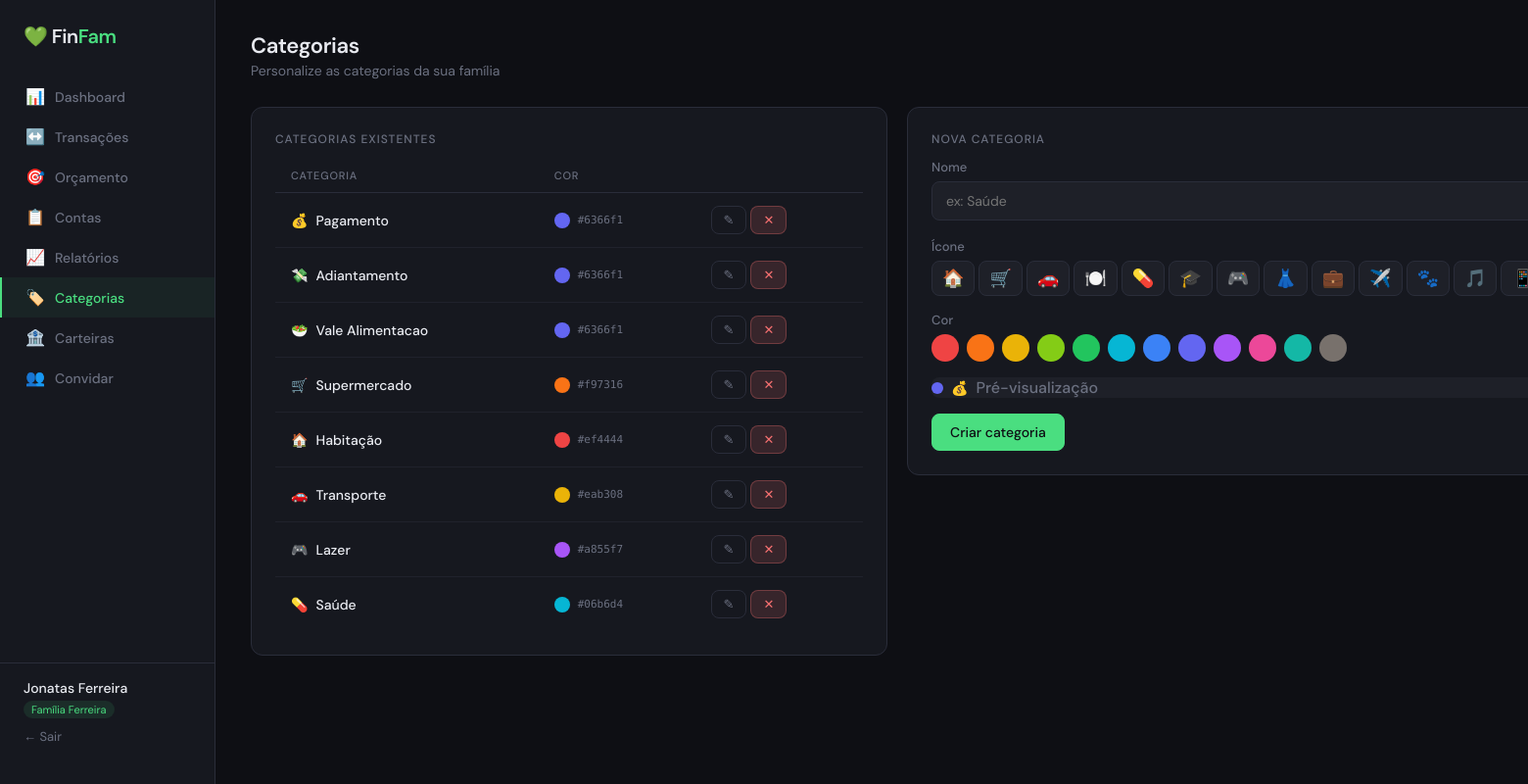
Page /categories (signed in) on the committed database.
### app/models.py (models this page shows, shortened)
class User(UserMixin, db.Model):
    __tablename__ = 'users'
    id = db.Column(db.Integer, primary_key=True)
    name = db.Column(db.String(100), nullable=False)
    email = db.Column(db.String(150), unique=True, nullable=False)
    password_hash = db.Column(db.String(256), nullable=False)
    role = db.Column(db.String(10), default='member')  # 'admin' or 'member'
    family_id = db.Column(db.Integer, db.ForeignKey('families.id'), nullable=True)
    created_at = db.Column(db.DateTime, default=datetime.utcnow)
    family = db.relationship('Family', back_populates='members')
    transactions = db.relationship('Transaction', back_populates='user')
    bills = db.relationship('Bill', back_populates='user')
    @property
    def is_admin(self):
        return self.role == 'admin'

class Family(db.Model):
    __tablename__ = 'families'
    id = db.Column(db.Integer, primary_key=True)
    name = db.Column(db.String(100), nullable=False)
    invite_token = db.Column(db.String(64), unique=True, default=lambda: secrets.token_urlsafe(32))
    created_at = db.Column(db.DateTime, default=datetime.utcnow)
    members = db.relationship('User', back_populates='family')
    categories = db.relationship('Category', back_populates='family')
    transactions = db.relationship('Transaction', back_populates='family')
    budgets = db.relationship('Budget', back_populates='family')
    bills = db.relationship('Bill', back_populates='family')
    bank_accounts = db.relationship('BankAccount', back_populates='family')

class Category(db.Model):
    __tablename__ = 'categories'
    id = db.Column(db.Integer, primary_key=True)
    name = db.Column(db.String(80), nullable=False)
    icon = db.Column(db.String(10), default='💰')
    color = db.Column(db.String(7), default='#6366f1')
    family_id = db.Column(db.Integer, db.ForeignKey('families.id'), nullable=False)
    family = db.relationship('Family', back_populates='categories')
    transactions = db.relationship('Transaction', back_populates='category')
    budgets = db.relationship('Budget', back_populates='category')

### app/routes/categories.py (the view)
@categories_bp.route('/categories')
@login_required
def index():
    categories = Category.query.filter_by(family_id=current_user.family_id).all()
    return render_template('categories/index.html', categories=categories,
                           preset_colors=PRESET_COLORS, preset_icons=PRESET_ICONS)

### app/templates/categories/index.html (shortened to what this page needs)
{% extends 'base.html' %}
{% block content %}
<div class="page-header">
  <div>
    <h1 class="page-title">Categorias</h1>
    <div class="page-subtitle">Personalize as categorias da sua família</div>
  </div>
</div>
<div class="grid-2" style="align-items:start;">
  <section class="card" aria-label="Categorias existentes">
    <h2 class="card-title">Categorias existentes</h2>
    {% if categories %}
    <div class="table-responsive">
      <table class="table">
        <thead>
          <tr>
            <th scope="col">Categoria</th>
            <th scope="col">Cor</th>
            <th scope="col"><span class="sr-only">Ações</span></th>
          </tr>
        </thead>
        <tbody>
          {% for cat in categories %}
          <tr>
            <td>
              <div class="flex items-center gap-2">
                <span class="text-base" aria-hidden="true">{{ cat.icon }}</span>
                <span class="font-medium">{{ cat.name }}</span>
              </div>
            </td>
            <td>
              <div class="flex items-center gap-2">
                <div class="cat-dot" style="background:{{ cat.color }};width:16px;height:16px;" aria-hidden="true">
                </div>
                <span class="mono text-xs text-muted">{{ cat.color }}</span>
              </div>
            </td>
            <td>
              <div class="flex gap-1 justify-end">
                <button type="button" class="btn btn-ghost btn-sm" aria-label="Editar {{ cat.name }}"
                  onclick="openEdit({{ cat.id }}, '{{ cat.name }}', '{{ cat.icon }}', '{{ cat.color }}')">✎</button>
                <form method="POST" action="{{ url_for('categories.delete', id=cat.id) }}"
                  data-confirm="Eliminar categoria? As transações associadas ficarão sem categoria.">
                  <button type="submit" class="btn btn-danger btn-sm" aria-label="Excluir {{ cat.name }}">✕</button>
                </form>
              </div>
            </td>
          </tr>
          {% endfor %}
        </tbody>
      </table>
    </div>
    {% else %}
    <div class="empty-state">
      <div class="icon" aria-hidden="true">🏷️</div>
      <p>Sem categorias</p>
    </div>
    {% endif %}
  </section>
  <section class="card" id="categoryFormCard" aria-labelledby="formTitle">
    <h2 class="card-title" id="formTitle">Nova categoria</h2>
    <form method="POST" id="categoryForm" action="{{ url_for('categories.new') }}">
      <div class="form-group">
        <label for="catName" class="form-label">Nome</label>
        <input type="text" name="name" id="catName" class="form-control" placeholder="ex: Saúde" required>
      </div>
      <fieldset class="form-group" style="padding:0;border:none;margin:0 0 16px 0;">
        <legend class="form-label">Ícone</legend>
        <div class="flex gap-1 flex-wrap mt-1">
          {% for icon in preset_icons %}
          <button type="button" class="icon-btn" aria-label="Selecionar ícone {{ icon }}" data-icon="{{ icon }}"
            onclick="selectIcon('{{ icon }}')">{{ icon }}</button>
          {% endfor %}
        </div>
      </fieldset>
      <fieldset class="form-group" style="padding:0;border:none;margin:0 0 16px 0;">
        <legend class="form-label">Cor</legend>
        <div class="flex gap-2 flex-wrap mt-1">
          {% for color in preset_colors %}
          <div role="button" tabindex="0" class="color-swatch" aria-label="Selecionar cor {{ color }}"
            style="background:{{ color }};" data-color="{{ color }}" onclick="selectColor('{{ color }}')"
            onkeydown="if(event.key==='Enter'||event.key===' ') selectColor('{{ color }}')"></div>
          {% endfor %}
        </div>
      </fieldset>
      <div class="flex items-center gap-2 p-3 mb-4" style="background:var(--surface2); border-radius:var(--radius-sm);"
        aria-hidden="true">
        <div id="previewDot" class="cat-dot" style="width:12px;height:12px;background:#6366f1;"></div>
        <span id="previewIcon" class="text-base text-center w-8">💰</span>
        <span id="previewName" class="font-medium text-muted">Pré-visualização</span>
      </div>
      <div class="flex gap-2">
        <button type="submit" class="btn btn-primary flex-1 justify-center" id="submitBtn">Criar categoria</button>
      </div>
    </form>
  </section>
</div>
{% endblock %}

### app/templates/base.html (shortened to what this page needs)
<!DOCTYPE html>
<html lang="pt">
<head>
  <link rel="stylesheet" href="{{ url_for('static', filename='css/style.css') }}">
</head>
<body hx-ext="preload">
  {% if current_user.is_authenticated %}
  <aside class="sidebar" id="sidebar" role="navigation" aria-label="Menu Principal">
    <div class="sidebar-logo" style="display:flex; justify-content:space-between; width:100%;">
      <div aria-hidden="true">💚 <span>Fin</span>Fam</div>
    </div>
    <nav class="sidebar-nav">
      <a href="{{ url_for('dashboard.index') }}"
        class="nav-item {% if request.endpoint == 'dashboard.index' %}active{% endif %}">
        <span class="icon" aria-hidden="true">📊</span> Dashboard
      </a>
      <a href="{{ url_for('transactions.index') }}"
        class="nav-item {% if 'transactions' in request.endpoint %}active{% endif %}">
        <span class="icon" aria-hidden="true">↔️</span> Transações
      </a>
      <a href="{{ url_for('budget.index') }}" class="nav-item {% if 'budget' in request.endpoint %}active{% endif %}">
        <span class="icon" aria-hidden="true">🎯</span> Orçamento
      </a>
      <a href="{{ url_for('bills.index') }}" class="nav-item {% if 'bills' in request.endpoint %}active{% endif %}">
        <span class="icon" aria-hidden="true">📋</span> Contas
      </a>
      <a href="{{ url_for('reports.index') }}" class="nav-item {% if 'reports' in request.endpoint %}active{% endif %}">
        <span class="icon" aria-hidden="true">📈</span> Relatórios
      </a>
      <a href="{{ url_for('categories.index') }}"
        class="nav-item {% if 'categories' in request.endpoint %}active{% endif %}">
        <span class="icon" aria-hidden="true">🏷️</span> Categorias
      </a>
      <a href="{{ url_for('accounts.index') }}"
        class="nav-item {% if 'accounts' in request.endpoint %}active{% endif %}">
        <span class="icon" aria-hidden="true">🏦</span> Carteiras
      </a>
      {% if current_user.is_admin %}
      <a href="{{ url_for('auth.invite') }}"
        class="nav-item {% if request.endpoint == 'auth.invite' %}active{% endif %}">
        <span class="icon" aria-hidden="true">👥</span> Convidar
      </a>
      {% endif %}
    </nav>
    <div class="sidebar-footer">
      <div class="user-name">{{ current_user.name }}</div>
      {% if current_user.family %}
      <span class="family-badge">{{ current_user.family.name }}</span>
      {% endif %}
      <a href="{{ url_for('auth.logout') }}" class="logout-link">← Sair</a>
    </div>
  </aside>
  {% endif %}
  <main class="main" id="main-content" >
    <div id="content-container">
      {% block content %}{% endblock %}
    </div>
  </main>
</body>
</html>

### app/templates/categories/index.html (style rules this page uses)
.color-swatch { width: 28px; height: 28px; border-radius: 50%; cursor: pointer; border: 2px solid transparent; transition: all 0.15s; flex-shrink: 0; }
.icon-btn { padding: 6px 10px; background: var(--surface2); border: 1px solid var(--border); border-radius: var(--radius-sm); cursor: pointer; font-size: 18px; transition: all 0.15s; color: inherit; }

### rows in the picture
User: name "Jonatas Ferreira"
Family: family.name "Família Ferreira"
Category: icon "💰", name "Pagamento", color "#6366f1"
Category: icon "💸", name "Adiantamento", color "#6366f1"
Category: icon "🥗", name "Vale Alimentacao", color "#6366f1"
Category: icon "🛒", name "Supermercado", color "#f97316"
Category: icon "🏠", name "Habitação", color "#ef4444"
Category: icon "🚗", name "Transporte", color "#eab308"
Category: icon "🎮", name "Lazer", color "#a855f7"
Category: icon "💊", name "Saúde", color "#06b6d4"

### other values in the picture
{{ icon }} "🏠" "🛒" "🚗" "🍽️" "💊" "🎓" "🎮" "👗" "💼" "✈️" "🐾" "🎵"
